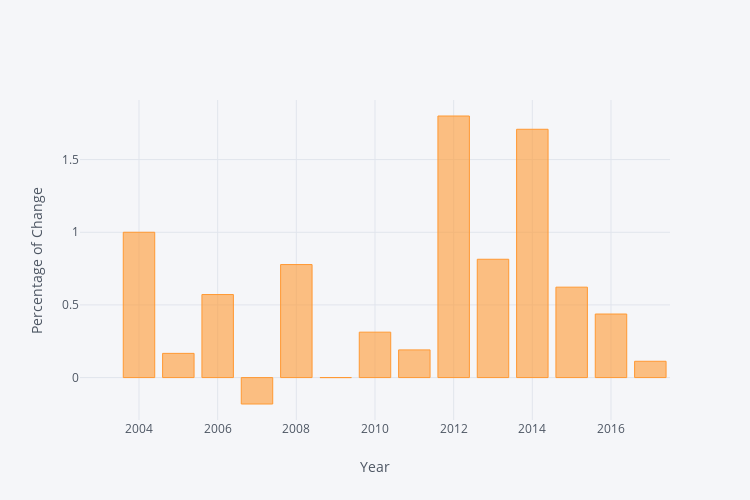

Notebook code for this chart:
### Markdown cell above
## Percentage of change of number of committers compared to previous year

### Code cell
iplot(committers_per_year.pct_change().iplot(asFigure=True, dimensions=(750, 500), kind="bar", yTitle="Percentage of Change", xTitle="Year"))

### Figure 1 — Plotly figure (JSON) as saved in the notebook; plotly's stock layout.template omitted (floating-point values rounded to 4 significant figures)
{"data": [{"marker": {"color": "rgba(255, 153, 51, 0.6)", "line": {"color": "rgba(255, 153, 51, 1.0)", "width": 1}}, "name": "author", "orientation": "v", "text": "", "type": "bar", "x": [2003, 2004, 2005, 2006, 2007, 2008, 2009, 2010, 2011, 2012, 2013, 2014, 2015, 2016, 2017], "y": ["", 1, 0.1667, 0.5714, -0.1818, 0.7778, 0, 0.3125, 0.1905, 1.8, 0.8143, 1.709, 0.6221, 0.4373, 0.1122]}], "layout": {"height": 500, "legend": {"bgcolor": "#F5F6F9", "font": {"color": "#4D5663"}}, "paper_bgcolor": "#F5F6F9", "plot_bgcolor": "#F5F6F9", "titlefont": {"color": "#4D5663"}, "width": 750, "xaxis1": {"gridcolor": "#E1E5ED", "showgrid": true, "tickfont": {"color": "#4D5663"}, "title": "Year", "titlefont": {"color": "#4D5663"}, "zerolinecolor": "#E1E5ED"}, "yaxis1": {"gridcolor": "#E1E5ED", "showgrid": true, "tickfont": {"color": "#4D5663"}, "title": "Percentage of Change", "titlefont": {"color": "#4D5663"}, "zerolinecolor": "#E1E5ED"}}}
